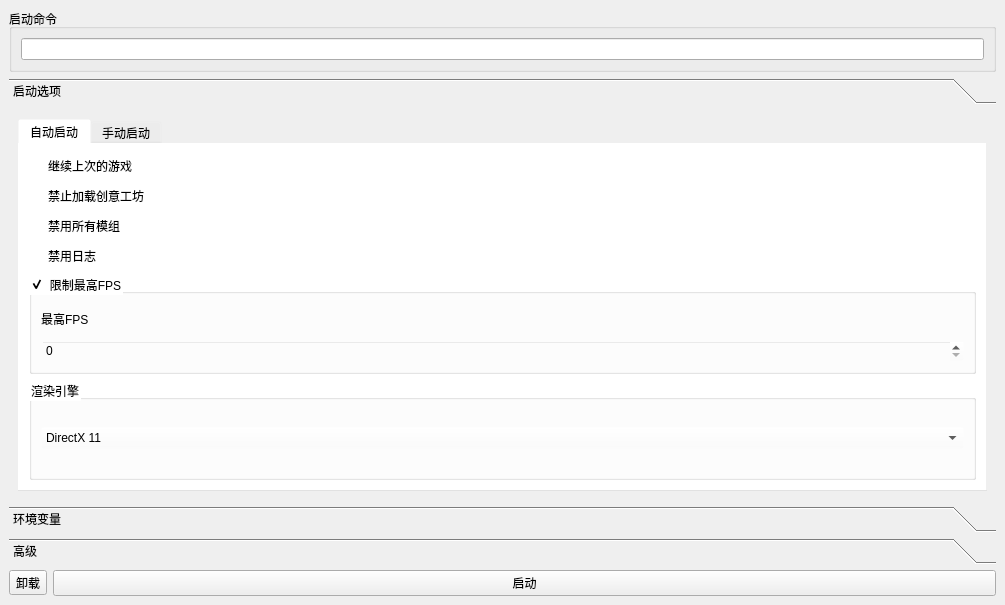
<?xml version="1.0" encoding="UTF-8"?>
<ui version="4.0">
 <class>SettingsWindow</class>
 <widget class="QMainWindow" name="SettingsWindow">
  <property name="geometry">
   <rect>
    <x>0</x>
    <y>0</y>
    <width>1005</width>
    <height>605</height>
   </rect>
  </property>
  <property name="windowTitle">
   <string>ParadoxaDirecta设置</string>
  </property>
  <property name="windowIcon">
   <iconset resource="settings.qrc">
    <normaloff>:/icon.png</normaloff>:/icon.png</iconset>
  </property>
  <property name="styleSheet">
   <string notr="true"/>
  </property>
  <property name="tabShape">
   <enum>QTabWidget::Triangular</enum>
  </property>
  <widget class="QWidget" name="centralwidget">
   <layout class="QGridLayout" name="gridLayout_2">
    <item row="0" column="0">
     <widget class="QGroupBox" name="groupBox_2">
      <property name="title">
       <string>启动命令</string>
      </property>
      <property name="flat">
       <bool>true</bool>
      </property>
      <layout class="QVBoxLayout" name="verticalLayout_2">
       <item>
        <widget class="QLineEdit" name="startCommand">
         <property name="font">
          <font>
           <family>Monospace</family>
          </font>
         </property>
        </widget>
       </item>
      </layout>
     </widget>
    </item>
    <item row="1" column="0">
     <widget class="QToolBox" name="toolBox">
      <property name="styleSheet">
       <string notr="true"/>
      </property>
      <property name="currentIndex">
       <number>0</number>
      </property>
      <widget class="QWidget" name="verticalLayoutWidget">
       <property name="geometry">
        <rect>
         <x>0</x>
         <y>0</y>
         <width>987</width>
         <height>379</height>
        </rect>
       </property>
       <property name="styleSheet">
        <string notr="true"/>
       </property>
       <attribute name="label">
        <string>启动选项</string>
       </attribute>
       <layout class="QVBoxLayout" name="verticalLayout">
        <item>
         <widget class="QTabWidget" name="autoOrManual">
          <property name="styleSheet">
           <string notr="true">background-color: rgba(255, 255, 255, 0%);</string>
          </property>
          <property name="currentIndex">
           <number>0</number>
          </property>
          <property name="tabBarAutoHide">
           <bool>false</bool>
          </property>
          <widget class="QWidget" name="tab">
           <attribute name="title">
            <string>自动启动</string>
           </attribute>
           <layout class="QGridLayout" name="gridLayout">
            <item row="2" column="0">
             <widget class="QCheckBox" name="disableModsCheckBox">
              <property name="text">
               <string>禁用所有模组</string>
              </property>
             </widget>
            </item>
            <item row="5" column="0">
             <widget class="QGroupBox" name="groupBox">
              <property name="title">
               <string>渲染引擎</string>
              </property>
              <property name="flat">
               <bool>true</bool>
              </property>
              <layout class="QGridLayout" name="gridLayout_3">
               <item row="0" column="0">
                <widget class="QComboBox" name="renderEngine">
                 <property name="currentText">
                  <string notr="true">DirectX 11</string>
                 </property>
                 <item>
                  <property name="text">
                   <string notr="true">DirectX 11</string>
                  </property>
                 </item>
                 <item>
                  <property name="text">
                   <string notr="true">OpenGL</string>
                  </property>
                 </item>
                 <item>
                  <property name="text">
                   <string notr="true">Direct3D 9</string>
                  </property>
                 </item>
                </widget>
               </item>
              </layout>
             </widget>
            </item>
            <item row="4" column="0">
             <widget class="QGroupBox" name="fpsLimitGroupBox">
              <property name="title">
               <string>限制最高FPS</string>
              </property>
              <property name="flat">
               <bool>false</bool>
              </property>
              <property name="checkable">
               <bool>true</bool>
              </property>
              <layout class="QGridLayout" name="gridLayout_4">
               <item row="0" column="0">
                <widget class="QLabel" name="label_2">
                 <property name="text">
                  <string>最高FPS</string>
                 </property>
                </widget>
               </item>
               <item row="1" column="0">
                <widget class="QSpinBox" name="fpsLimit"/>
               </item>
              </layout>
             </widget>
            </item>
            <item row="3" column="0">
             <widget class="QCheckBox" name="noLogsCheckBox">
              <property name="text">
               <string>禁用日志</string>
              </property>
             </widget>
            </item>
            <item row="0" column="0">
             <widget class="QCheckBox" name="continueGameCheckBox">
              <property name="text">
               <string>继续上次的游戏</string>
              </property>
             </widget>
            </item>
            <item row="1" column="0">
             <widget class="QCheckBox" name="disableWorkshopCheckBox">
              <property name="text">
               <string>禁止加载创意工坊</string>
              </property>
             </widget>
            </item>
           </layout>
          </widget>
          <widget class="QWidget" name="tab_2">
           <attribute name="title">
            <string>手动启动</string>
           </attribute>
           <widget class="QLabel" name="label">
            <property name="geometry">
             <rect>
              <x>10</x>
              <y>10</y>
              <width>121</width>
              <height>16</height>
             </rect>
            </property>
            <property name="text">
             <string>请手动编辑启动命令</string>
            </property>
           </widget>
          </widget>
         </widget>
        </item>
       </layout>
      </widget>
      <widget class="QWidget" name="verticalLayoutWidget_2">
       <property name="geometry">
        <rect>
         <x>0</x>
         <y>0</y>
         <width>987</width>
         <height>379</height>
        </rect>
       </property>
       <attribute name="label">
        <string>环境变量</string>
       </attribute>
       <layout class="QVBoxLayout" name="verticalLayout_3">
        <item>
         <widget class="QTableWidget" name="envTable">
          <property name="rowCount">
           <number>0</number>
          </property>
          <property name="columnCount">
           <number>2</number>
          </property>
          <attribute name="horizontalHeaderCascadingSectionResizes">
           <bool>false</bool>
          </attribute>
          <attribute name="horizontalHeaderShowSortIndicator" stdset="0">
           <bool>false</bool>
          </attribute>
          <attribute name="horizontalHeaderStretchLastSection">
           <bool>true</bool>
          </attribute>
          <attribute name="verticalHeaderShowSortIndicator" stdset="0">
           <bool>false</bool>
          </attribute>
          <attribute name="verticalHeaderStretchLastSection">
           <bool>false</bool>
          </attribute>
          <column>
           <property name="text">
            <string>名称</string>
           </property>
          </column>
          <column>
           <property name="text">
            <string>值</string>
           </property>
          </column>
         </widget>
        </item>
        <item>
         <layout class="QHBoxLayout" name="horizontalLayout_3">
          <item>
           <widget class="QPushButton" name="addEnvButton">
            <property name="text">
             <string>添加环境变量</string>
            </property>
            <property name="icon">
             <iconset theme="QIcon::ThemeIcon::ListAdd"/>
            </property>
           </widget>
          </item>
          <item>
           <widget class="QToolButton" name="deleteEnvButton">
            <property name="enabled">
             <bool>false</bool>
            </property>
            <property name="text">
             <string>删除此环境变量</string>
            </property>
            <property name="icon">
             <iconset theme="QIcon::ThemeIcon::EditDelete"/>
            </property>
            <property name="toolButtonStyle">
             <enum>Qt::ToolButtonTextBesideIcon</enum>
            </property>
           </widget>
          </item>
         </layout>
        </item>
       </layout>
      </widget>
      <widget class="QWidget" name="verticalLayoutWidget_3">
       <property name="geometry">
        <rect>
         <x>0</x>
         <y>0</y>
         <width>987</width>
         <height>379</height>
        </rect>
       </property>
       <attribute name="label">
        <string>高级</string>
       </attribute>
       <layout class="QGridLayout" name="gridLayout_1919810">
        <item row="1" column="0">
         <widget class="QGroupBox" name="groupBox_4">
          <property name="title">
           <string>调试</string>
          </property>
          <layout class="QGridLayout" name="gridLayout_114514">
           <item row="1" column="0">
            <widget class="QPushButton" name="stdOutputButton">
             <property name="text">
              <string>打开城市天际线上次运行的标准输出的记录</string>
             </property>
            </widget>
           </item>
           <item row="2" column="0">
            <widget class="QPushButton" name="stdErrorButton">
             <property name="text">
              <string>打开城市天际线上次运行的标准错误的记录</string>
             </property>
            </widget>
           </item>
          </layout>
         </widget>
        </item>
        <item row="0" column="0">
         <widget class="QGroupBox" name="groupBox_3">
          <property name="title">
           <string>launcherpath文件位置</string>
          </property>
          <layout class="QHBoxLayout" name="horizontalLayout_2">
           <item>
            <widget class="QLineEdit" name="launcherPath">
             <property name="frame">
              <bool>true</bool>
             </property>
             <property name="readOnly">
              <bool>true</bool>
             </property>
            </widget>
           </item>
           <item>
            <widget class="QToolButton" name="selectLauncherPath">
             <property name="text">
              <string>选择位置</string>
             </property>
             <property name="icon">
              <iconset theme="QIcon::ThemeIcon::FolderOpen"/>
             </property>
             <property name="toolButtonStyle">
              <enum>Qt::ToolButtonTextBesideIcon</enum>
             </property>
            </widget>
           </item>
          </layout>
         </widget>
        </item>
       </layout>
      </widget>
     </widget>
    </item>
    <item row="3" column="0">
     <layout class="QHBoxLayout" name="horizontalLayout">
      <item>
       <widget class="QToolButton" name="uninstallButton">
        <property name="text">
         <string>卸载</string>
        </property>
        <property name="icon">
         <iconset theme="QIcon::ThemeIcon::EditDelete"/>
        </property>
        <property name="toolButtonStyle">
         <enum>Qt::ToolButtonTextBesideIcon</enum>
        </property>
       </widget>
      </item>
      <item>
       <widget class="QPushButton" name="startButton">
        <property name="text">
         <string>启动</string>
        </property>
        <property name="icon">
         <iconset theme="QIcon::ThemeIcon::MediaPlaybackStart"/>
        </property>
       </widget>
      </item>
     </layout>
    </item>
   </layout>
  </widget>
 </widget>
 <resources>
  <include location="settings.qrc"/>
 </resources>
 <connections/>
</ui>
